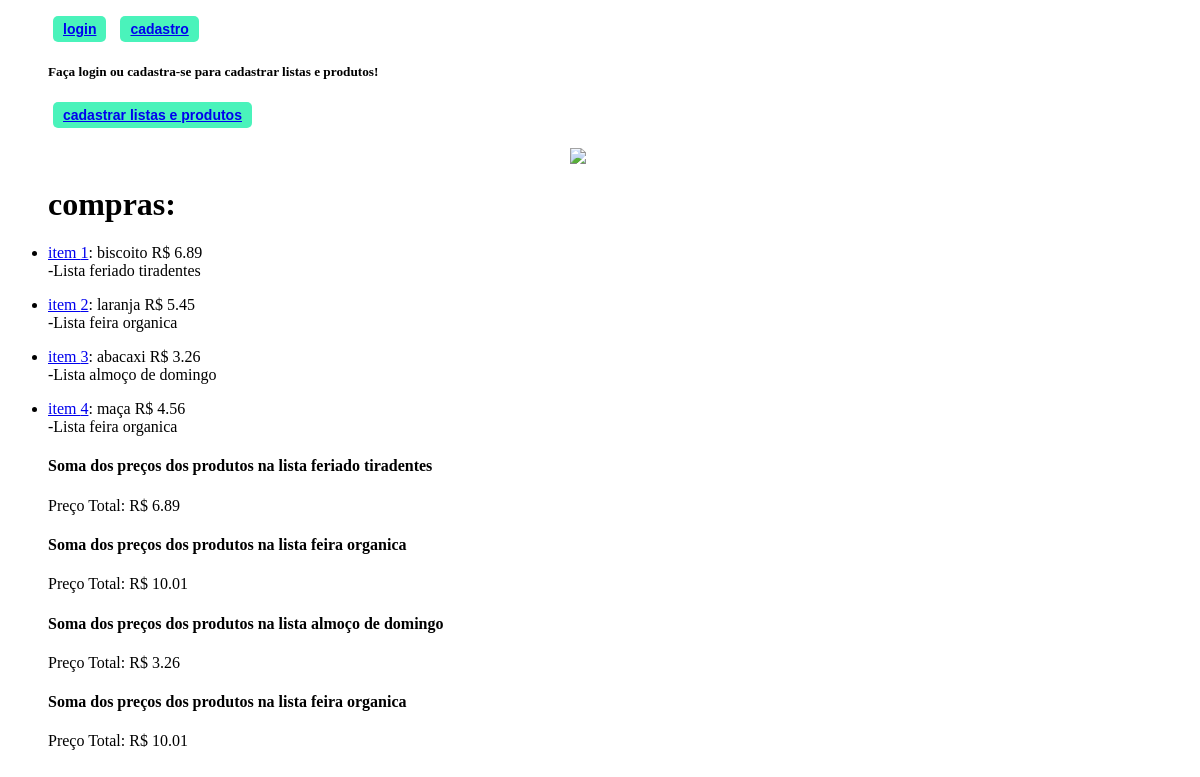
Before: / with the older database file.
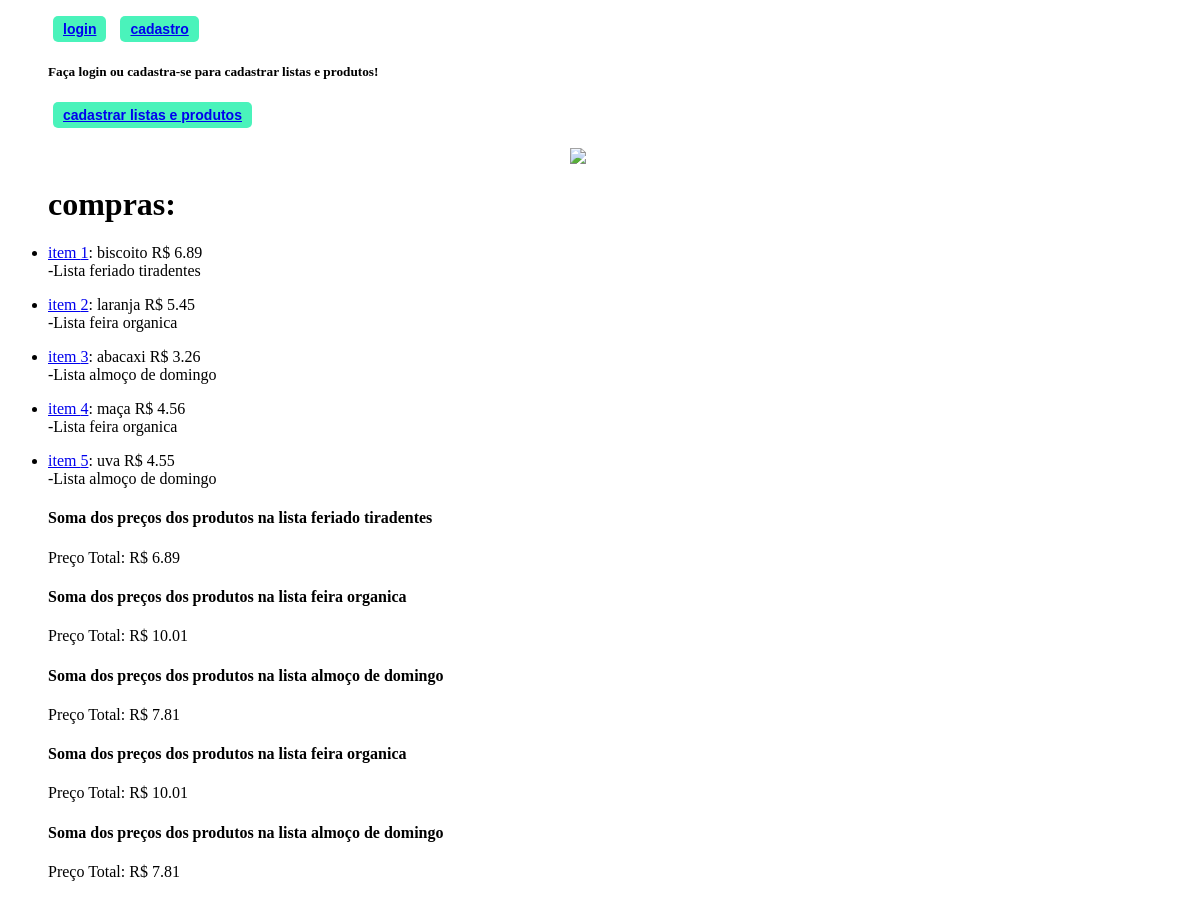
After: the same page with the newer database file.
### app/models.py (models this page shows, shortened)
class App(models.Model):
    compra = models.CharField(max_length=64)
    preco = models.DecimalField(max_digits=10, decimal_places=2)
    lista = models.ForeignKey(Lista, on_delete=models.CASCADE)

class Lista(models.Model):
    nome = models.CharField(max_length=255)
    def __str__(self):
        return f"{self.nome}"
    def total(self):
        return sum(item.preco for item in self.app_set.all())
    total.short_description = "Total"

### app/views.py (the view)
# urls.py: path('', views.index, name="index"),
def index(request):
    return render(request, "app/index.html", {
        "app": App.objects.all()
    })

### app/templates/app/index.html (shortened to what this page needs)
{% extends "app/layout.html" %}
{% block body %}
    <ul>
        <button>
            <a href="logar">login</a>
        </button>
        <button>
            <a href="cadastro">cadastro</a>
        </button>
        <h5>
            Faça login ou cadastra-se para cadastrar listas e produtos!
        </h5>
        <button>
            <a href="admin">cadastrar listas e produtos</a>
        </button>
        <br>
        <img src="https://cdn-icons-png.flaticon.com/512/3594/3594363.png" alt=" "width="100px">
    <h1>compras:</h1>
        {% for app in app %}
            <li><a href="{% url 'app' app.id %}">item {{ app.id }}</a>: {{ app.compra }} R$ {{ app.preco }} <br> -Lista {{ app.lista }} <p></p></li>
        {% endfor %}
    </ul>
    <ul>
        {% for app in app %}
            <h4>Soma dos preços dos produtos na lista {{ app.lista }}</h4>
            <p>Preço Total: R$ {{ app.lista.total }}</p>
        {% endfor %}
    </ul>
{% endblock %}

### app/templates/app/layout.html (shortened to what this page needs)
<!DOCTYPE html>
<html lang="en">
    <head>
    </head>
    <body>
        {% block body %}
        {% endblock %}
    </body>
</html>

### app/templates/app/index.html (style rules this page uses)
button { font-size: 14px; font-weight: bold; color: #fff; background-color: #4af3bb; border: none; padding: 5px 10px; border-radius: 5px; cursor: pointer; margin: 0 5px; }
img { display: block; margin: 20px auto; width: 100px; }

Changed rows visible on the page:
computed for App "abacaxi": lista.total "3.26" → "7.81"
added App: id "5", compra "uva", preco "4.55", lista "almoço de domingo", lista.total "7.81"
